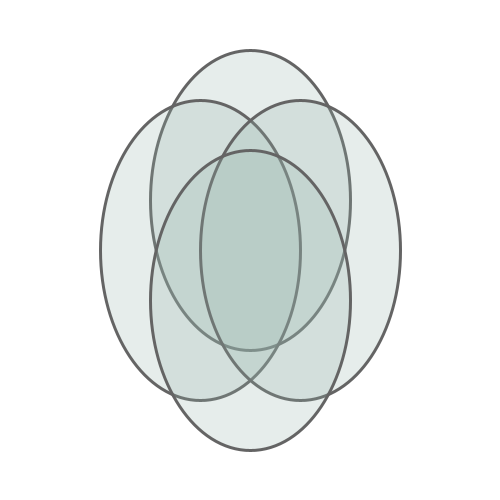
Frame 1 (no input)
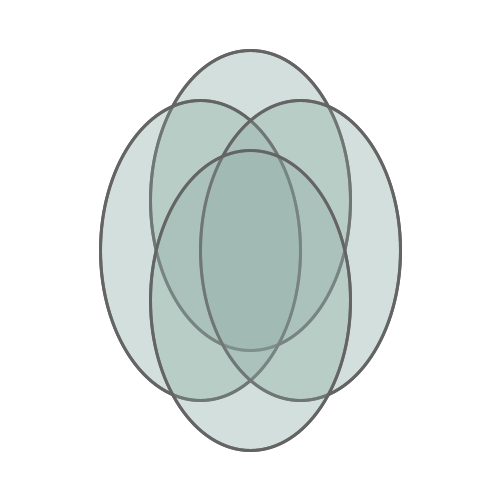
Frame 2 (the mouse pressed at the canvas centre, redrawn once)

The Processing sketch that drew these frames (run headless with seeded random() and noise(); the mouse was pressed at the canvas centre and the sketch redrawn once):

// Processing sketch: test_04_pde
// ── test_04_pde.pde
int wWidth;
int wHeight;
int ellipseSize = 100;
int ellipseWidth = 200;
int ellipseHeight = 300;

void setup() {
   size(500, 500);
   wWidth = 500;
   wHeight = 500;
   
   background(255);
   smooth();
   noLoop();
   fill(150, 180, 170, 60);
   stroke(100);
   strokeWeight(3);
}

void draw() {
  ellipseMode(CENTER);
  ellipse(wWidth / 2, wHeight / 2 - ellipseSize / 2, ellipseWidth, ellipseHeight);
  ellipse(wWidth / 2 - ellipseSize / 2, wHeight / 2, ellipseWidth, ellipseHeight);
  ellipse(wWidth / 2 + ellipseSize / 2, wHeight / 2, ellipseWidth, ellipseHeight);
  ellipse(wWidth / 2, wHeight / 2 + ellipseSize / 2, ellipseWidth, ellipseHeight);
}
